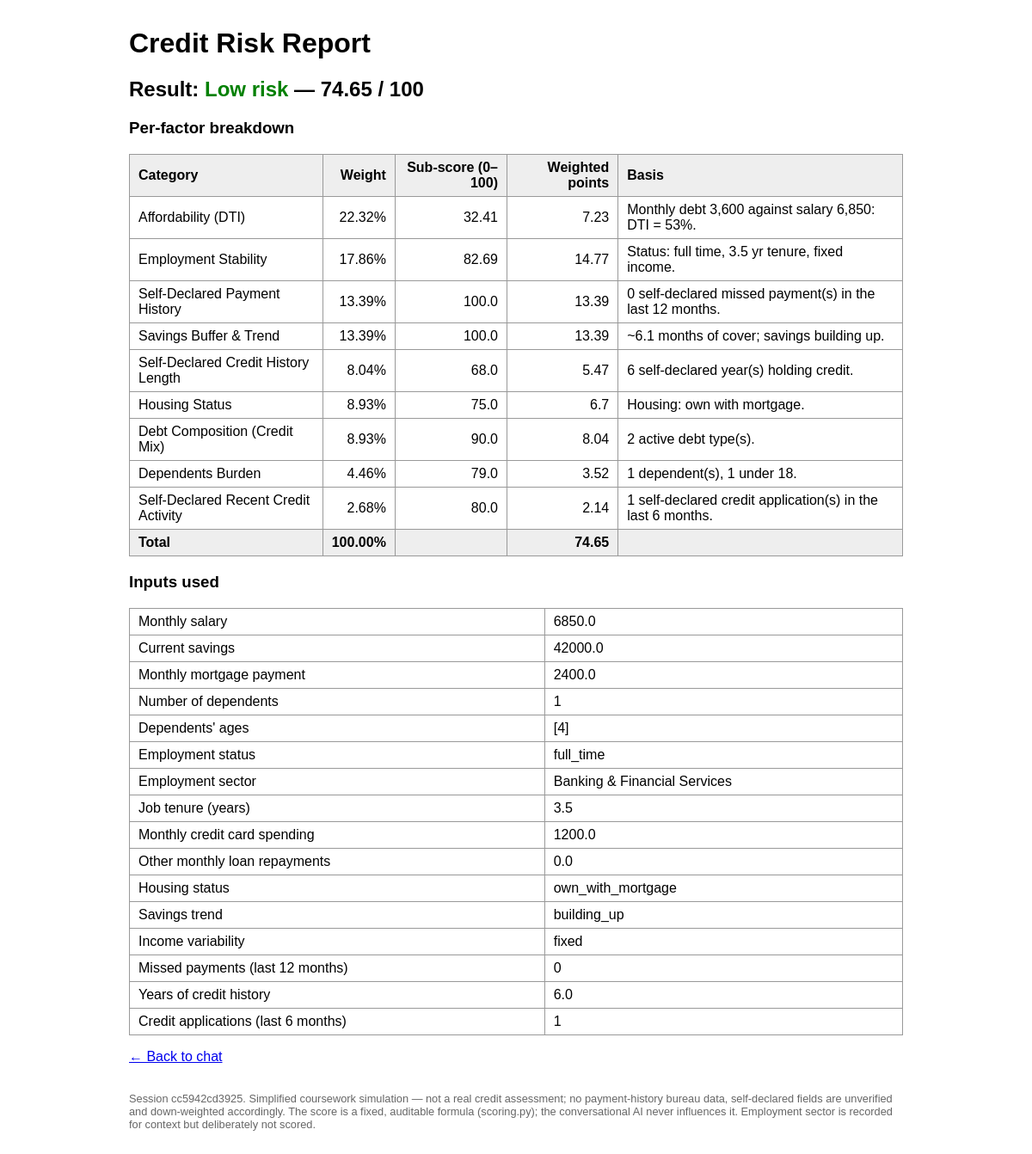
The page /report/cc5942cd3925 on the database its author committed.
### tables this page shows
CREATE TABLE structured_inputs (
                id INTEGER PRIMARY KEY AUTOINCREMENT,
                session_id TEXT NOT NULL UNIQUE,
                created_at REAL NOT NULL,
                monthly_salary REAL NOT NULL,
                current_savings REAL NOT NULL,
                monthly_mortgage REAL NOT NULL,
                num_dependents INTEGER NOT NULL,
                dependents_ages TEXT NOT NULL,      -- JSON list of ints
                employment_status TEXT NOT NULL,
                employment_sector TEXT NOT NULL,
                job_tenure_years REAL NOT NULL,
                monthly_credit_card_spending REAL NOT NULL,
                other_monthly_loan_repayments REAL NOT NULL,
                housing_status TEXT NOT NULL,
                savings_trend TEXT NOT NULL,
                income_variability TEXT NOT NULL,
                missed_payments_12m INTEGER NOT NULL,
                credit_history_years REAL NOT NULL,
                credit_applications_6m INTEGER NOT NULL
            );

### main.py (the view)
@app.get("/report/{session_id}", response_class=HTMLResponse)
async def report(request: Request, session_id: str):
    record = db.load_structured(session_id)
    if record is None:
        raise HTTPException(404, "No completed profile for this session yet.")
    created_at = record.pop("created_at")
    result = scoring.score_profile(record)
    return templates.TemplateResponse(request, "report.html", {
        "session_id": session_id,
        "created_at": created_at,
        "profile": record,
        "labels": FIELD_LABELS,
        "result": result,
    })

### templates/report.html (shortened to what this page needs)
<!DOCTYPE html>
<html lang="en">
<head>
</head>
<body>
  <h1>Credit Risk Report</h1>
  <h2>Result: <span class="cat-{{ result.category }}">{{ result.category }} risk</span>
      — {{ result.total_score }} / 100</h2>
  <h3>Per-factor breakdown</h3>
  <table>
    <tr><th>Category</th><th class="num">Weight</th><th class="num">Sub-score (0–100)</th>
        <th class="num">Weighted points</th><th>Basis</th></tr>
    {% for row in result.breakdown %}
    <tr>
      <td>{{ row.label }}</td>
      <td class="num">{{ "%.2f"|format(row.weight) }}%</td>
      <td class="num">{{ row.sub_score }}</td>
      <td class="num">{{ row.weighted_points }}</td>
      <td>{{ row.note }}</td>
    </tr>
    {% endfor %}
    <tr>
      <th>Total</th><th class="num">100.00%</th><th></th>
      <th class="num">{{ result.total_score }}</th><th></th>
    </tr>
  </table>
  <h3>Inputs used</h3>
  <table>
    {% for key, value in profile.items() %}
    <tr><td>{{ labels.get(key, key) }}</td><td>{{ value }}</td></tr>
    {% endfor %}
  </table>
  <p><a href="/">← Back to chat</a></p>
  <footer>
    Session {{ session_id }}. Simplified coursework simulation — not a real credit
    assessment; no payment-history bureau data, self-declared fields are unverified
    and down-weighted accordingly. The score is a fixed, auditable formula
    (scoring.py); the conversational AI never influences it. Employment sector is
    recorded for context but deliberately not scored.
  </footer>
</body>
</html>

### templates/report.html (style rules this page uses)
body { font-family: sans-serif; margin: 2rem auto; max-width: 900px; padding: 0 1rem; }
table { border-collapse: collapse; width: 100%; margin: 1rem 0; }
th, td { border: 1px solid #999; padding: 6px 10px; text-align: left; }
th { background: #eee; }
.cat-Low { color: green; }
.num { text-align: right; }
footer { font-size: 0.8rem; color: #666; margin-top: 2rem; }

### rows shown on the page
structured_inputs: get "Monthly salary", monthly_salary "6850.0", get "Current savings", current_savings "42000.0", get "Monthly mortgage payment", monthly_mortgage "2400.0", get "Employment status", employment_status "full_time", get "Employment sector", employment_sector "Banking & Financial Services", get "Job tenure (years)", job_tenure_years "3.5", get "Monthly credit card spending", monthly_credit_card_spending "1200.0", get "Other monthly loan repayments", other_monthly_loan_repayments "0.0", get "Housing status", housing_status "own_with_mortgage", get "Savings trend", savings_trend "building_up", get "Income variability", income_variability "fixed", get "Years of credit history", credit_history_years "6.0", session "cc5942cd3925"

### other values the page prints
{{ result.category }} "Low"
{{ result.total_score }} "74.65"
{{ row.label }} "Affordability (DTI)" "Employment Stability" "Self-Declared Payment History" "Savings Buffer & Trend" "Self-Declared Credit History Length" "Housing Status" "Debt Composition (Credit Mix)" "Dependents Burden" "Self-Declared Recent Credit Activity"
{{ "%.2f"|format(row.weight) }} "22.32" "17.86" "13.39" "13.39" "8.04" "8.93" "8.93" "4.46" "2.68"
{{ row.sub_score }} "32.41" "82.69" "100.0" "100.0" "68.0" "75.0" "90.0" "79.0" "80.0"
{{ row.weighted_points }} "7.23" "14.77" "13.39" "13.39" "5.47" "6.7" "8.04" "3.52" "2.14"
{{ row.note }} "Monthly debt 3,600 against salary 6,850: DTI = 53%." "Status: full time, 3.5 yr tenure, fixed income." "0 self-declared missed payment(s) in the last 12 months." "~6.1 months of cover; savings building up." "6 self-declared year(s) holding credit." "Housing: own with mortgage." "2 active debt type(s)." "1 dependent(s), 1 under 18." "1 self-declared credit application(s) in the last 6 months."
{{ labels.get(key, key) }} "Number of dependents" "Dependents' ages" "Missed payments (last 12 months)" "Credit applications (last 6 months)"
{{ value }} "1" "[4]" "0" "1"
